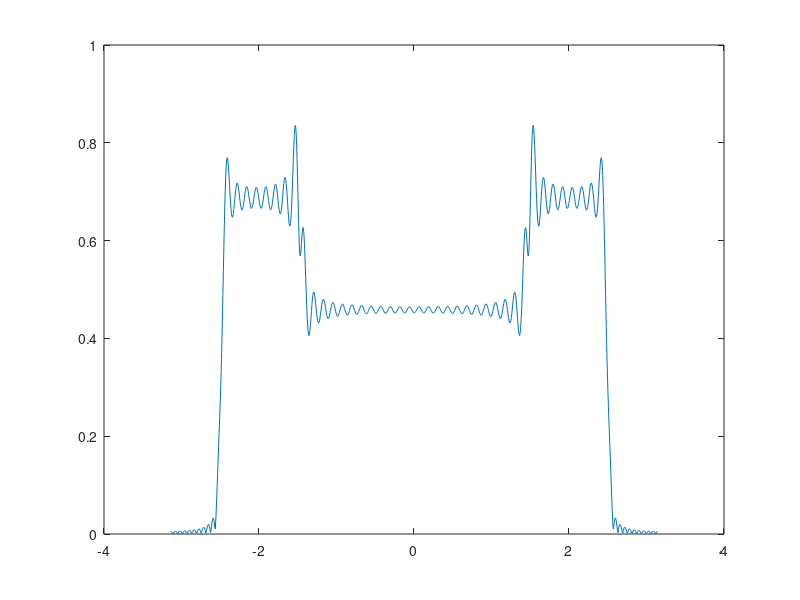

Write the MATLAB code that produced this figure.
clc

wa=0.15*pi;
wb=0.25*pi;
M=100;
n=0:M;
w=0.54-0.46*sin(2*pi*n/M);
k=sinc(wb.*(n-M/2))-sinc(wa.*(n-M/2));
h=w.*k;
xfft=fftshift(fft(h,1024));
q=linspace(-pi,pi,1024);
plot(q,abs(xfft))